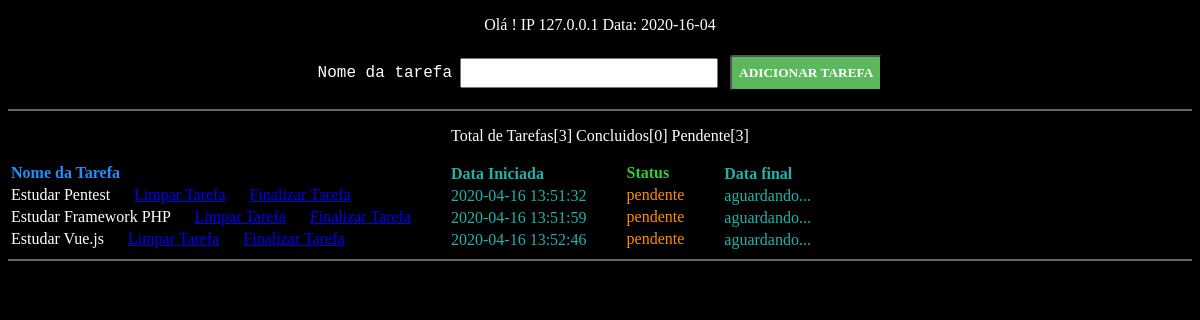
The page / on the database its author committed.
### tables this page shows
CREATE TABLE `name_tarefa` (
  `tarefa_id` int(11) NOT NULL,
  `tarefa_name` varchar(250) NOT NULL,
  `tarefa_data` varchar(45) NOT NULL DEFAULT current_timestamp(),
  `tarefa_status` varchar(45) NOT NULL,
  `tarefa_data_final` varchar(45) NOT NULL
);

### exibir.php (called while the page is built)
<?php
require_once 'connect_db.php';
$consulta = "SELECT * from name_tarefa";
$con = $conn->query($consulta) or die ("Não foi possível selecionar");
?>

### index.php (the view, shortened to what this page needs)
<?php
require_once 'exibir.php';
$receber = time();
$data = date("Y-d-m", $receber);
?>
<!DOCTYPE html>
<html lang="pt-br">
<head>
</head>
<body>
<form action="inserir.php" method="post">
    <p> Olá ! IP <?php echo $_SERVER['REMOTE_ADDR'];?> Data: <?php echo $data; ?></p>
    <label>Nome da tarefa</label><input type="text" name="tarefa" id="tarefa">
    <button type="submit" class="add-tarefa">Adicionar Tarefa</button>
</form>
    <table>
        <tr>
            <td id="nome-tarefa"><b>Nome da Tarefa</b></td>
            <td id="data-tarefa"><b>Data Iniciada</b></td>
            <td id="status-tarefa"><b>Status</b></td>
            <td id="data-tarefa"><b>Data final</b></td>
        </tr>
        <?php while($exibe = $con->fetch_array()){?>
        <tr>
        <div class="funcionalidades">
            <td><?php echo $exibe['tarefa_name']; ?>
                <a href="deletar.php?tarefa=<?php  echo $exibe['tarefa_name'];?>" class="deletar-tarefa">Limpar Tarefa</a>
                <a href="concluir-tarefa.php?tarefa_id=<?php echo $exibe['tarefa_id'];?>&tarefa_name=<?php echo $exibe['tarefa_name']?>">Finalizar Tarefa</a>
            </div>
            <td id="data-tarefa">
               <?php  echo $exibe['tarefa_data']; ?>
            </td>
            <?php if($exibe['tarefa_status'] === 'pendente'){?>
            <td id="tarefa-pendente">
                <?php echo $exibe['tarefa_status'];?>
            </td>
            <?php } else if($exibe['tarefa_status'] === 'concluido'){?>
            <td class="tarefa-concluida">
                <?php echo $exibe['tarefa_status'];?>
            </td>
        <?php }?>
        <td id="data-tarefa">
           <?php echo $exibe['tarefa_data_final'];?>
         </td>
        </tr>
        <?php }?>
        <hr color="#666">
<p id="listagem"> Total de Tarefas[<?php $total = 0;
$sql = "SELECT * FROM name_tarefa";
$sql = $conn->query($sql);
$total = $sql->num_rows; echo $total;?>] Concluidos[<?php
$sql = "SELECT * FROM name_tarefa WHERE tarefa_status = 'concluido'";
$sql = $conn->query($sql);
$total_concluido = $sql->num_rows; echo $total_concluido;
?>] Pendente[<?php
$sql = "SELECT * FROM name_tarefa WHERE tarefa_status = 'pendente'";
$sql = $conn->query($sql);
$total_pendente = $sql->num_rows; echo $total_pendente;
?>]</p>
    </table>
<hr color="#666">
</body>
</html>

### index.php (style rules this page uses)
html { font-family: Consolas; background-color: black; color:white; }
button.add-tarefa { border-radius: 3px; color: #ffffff; margin-bottom: 10px; margin-top: 5px; padding: 8px 7px; text-transform: uppercase; font-weight: bold; background-color: #5cb85c; }
label { font-family: "Courier New"; }
input#tarefa { padding: 5px 45px; margin-top: auto; margin: 0px 8px; }
#tarefa,button { font-family: "Lucida Console"; }
form { text-align: center; }
table { font-family: "Franklin Gothic Medium"; }
td#nome-tarefa { color: dodgerblue; }
td#status-tarefa { color: limegreen; }
td#data-tarefa { color: lightseagreen; padding: 1px 37px 0px; }
td#tarefa-pendente { color: #ff8c00; font-family: "Segoe UI Historic"; !important; }
table { white-space: nowrap; }
.deletar-tarefa { padding: 0px 20px; }
.funcionalidades { text-align: center; }
#listagem { display: flex; align-items: center; justify-content: center }

### rows shown on the page
name_tarefa: tarefa_name "Estudar Pentest", tarefa_data "2020-04-16 13:51:32", tarefa_status "pendente", tarefa_data_final "aguardando..."
name_tarefa: tarefa_name "Estudar Framework PHP", tarefa_data "2020-04-16 13:51:59", tarefa_status "pendente", tarefa_data_final "aguardando..."
name_tarefa: tarefa_name "Estudar Vue.js", tarefa_data "2020-04-16 13:52:46", tarefa_status "pendente", tarefa_data_final "aguardando..."

### other values the page prints
$_SERVER['REMOTE_ADDR'] "127.0.0.1"
$total "3"
$total_concluido "0"
$total_pendente "3"
